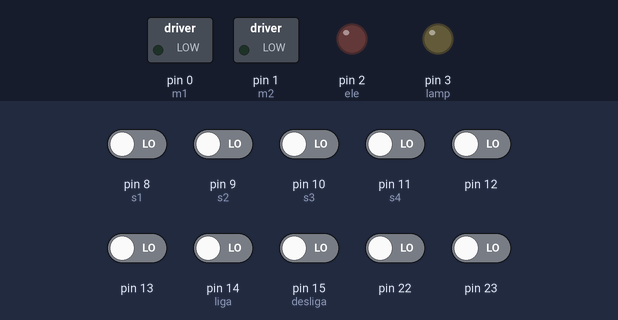
The sketch below on a simulated Arduino Uno, built with avr-gcc and run on an emulated ATmega328P. Parts: switched loads named in the sketch (green lamp = pin HIGH), output pins drawn as LEDs (lit = HIGH). The inputs (shaded band) are chosen by the test bench; at power-on: pin 8 (s1), pin 9 (s2), pin 10 (s3), pin 11 (s4), pin 12, pin 13, pin 14 (liga), pin 15 (desliga), pin 22, pin 23 LOW.

Above: at 0.8 s.
0.9 s: pin 14 (liga) driven HIGH
At 2.1 s:
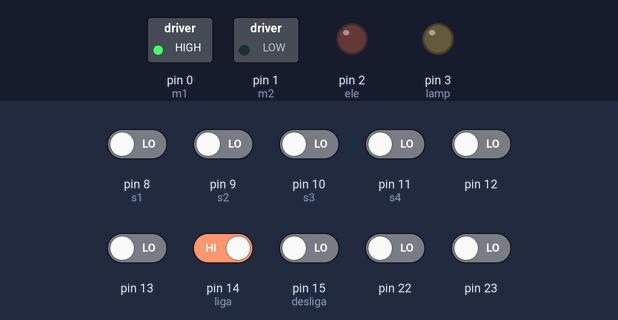
2.4 s: pin 8 (s1) driven HIGH
At 3.5 s:
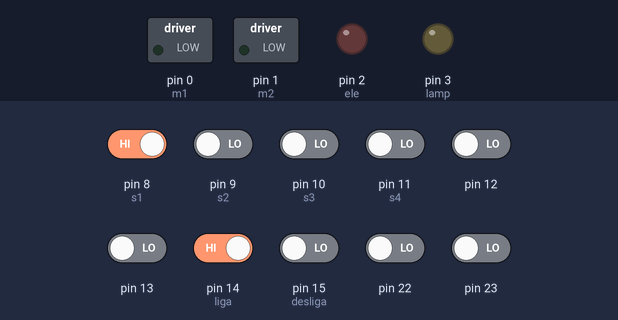
5.4 s: pin 15 (desliga) driven LOW
6.9 s: pin 9 (s2) driven HIGH
At 9.3 s:
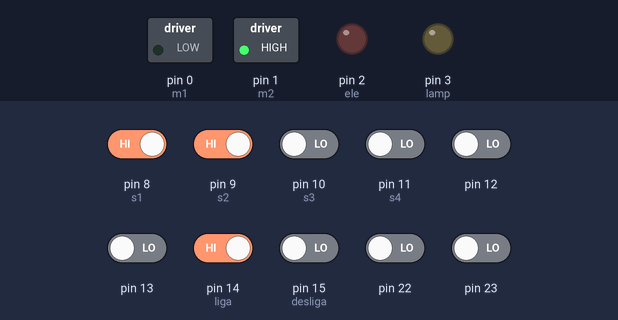
Timing chart, 0 to 10.8 s (numbered marks = the images above; inputs shaded):
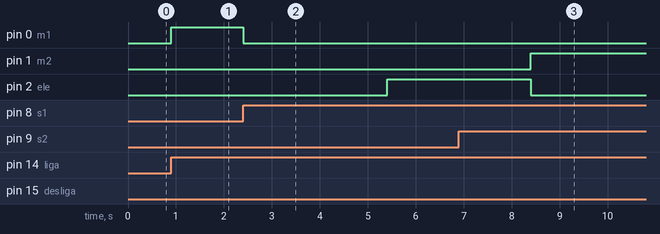

Measured:
- after the input at 0.9 s, pin 0 (m1): LOW → HIGH at once
- after the input at 2.4 s, pin 0 (m1): HIGH → LOW at once
- after the input at 6.9 s, pin 1 (m2): LOW → HIGH after 1.5 s; pin 2 (ele): HIGH → LOW after 1.5 s

The sketch:

Exercicio3_Relatorio1.ino
```cpp
#define desliga (1 << PC1)
#define liga (1 << PC0)
#define s1 (1 << PB0)
#define s2 (1 << PB1)
#define s3 (1 << PB2)
#define s4 (1 << PB3)
#define lamp (1 << PD3)
#define m1 (1 << PD0)
#define m2 (1 << PD1)
#define ele (1 << PD2) 

#define ESPERA 10
#define ESTEIRA1 20
#define ELEVADOR 30
#define ESTEIRA2 40
#define VERIF 50

int main()
{
  // Declarando as saídas:
  DDRD = lamp + m1 + m2 + ele;
  PORTD &= ~(lamp + m1 + m2 + ele);

  short int estado = ESPERA;
  for (;;)
  {

    short int Desliga;
    Desliga = PINC & desliga;

    if (Desliga == desliga)
      estado = ESPERA;

    switch (estado)
    {

    case ESPERA:

      PORTD &= ~(lamp + m1 + m2 + ele);
      short int Liga;
      Liga = PINC & liga;
      if (Liga == liga)
        estado = ESTEIRA1;

      break;

    case ESTEIRA1:
      PORTD |= m1;

      short int S1;
      S1 = PINB & s1;
      if (S1 == s1)
        estado = ELEVADOR;

      break;

    case ELEVADOR:
      PORTD &= ~(m1);
      _delay_ms(3000);
      PORTD |= ele;

      short int S2;
      S2 = PINB & s2;

      if (S2 == s2)
        estado = ESTEIRA2;

      break;

    case ESTEIRA2:

      PORTD &= ~ele;
      PORTD |= m2;

      short int S3, S4;

      S3 = PINB & s3;
      S4 = PINB & s4;

      if (S3 == s3)
        estado = VERIF;

      else if (S4 == s4)
        estado = ESPERA;

      break;

    case VERIF:

      PORTD &= ~m2;
      for (int i = 0; i <= 6; i++)
      {
        PORTD |= lamp;
        _delay_ms(250);
        PORTD &= ~lamp;
        _delay_ms(250);
      }
      estado = ESTEIRA2;

      break;
    }

  }
}
```

main.cpp
```cpp
// Declaração de bibliotecas
#include <Arduino.h>

// Declaração de constantes
#define LIGA (1 << PB0)
#define DESLIGA (1 << PB1)
#define SENSOR (1 << PB3)
#define ALARME (1 << PD6)
#define MOTOR (1 << PD2)

#define LIGA_PRESSED !(PINB & LIGA)
#define DESLIGA_PRESSED !(PINB & DESLIGA)
#define SENSOR_PRESSED !(PINB & SENSOR)

// Declaração de variáveis globais

// Declaração de funções

// Diagrama de pinagens
// Fluxograma
// Código

int main()
{
    // Direcionamento das Portas (DDRx) - Modificar só os pinos de saída
    DDRB = 0;              // Todos os pinos do portal são entradas
    DDRD = ALARME | MOTOR; // PD6 como saída (Alarme) e PD2 como saída (Motor)

    PORTD &= ~(MOTOR | ALARME); // Desligar o motor e o alarme

    // Loop infinito
    while (1)
    {
        // se liga estiver pressionado ligar e sensor desligado
        if (LIGA_PRESSED && SENSOR_PRESSED)
        {
            PORTD &= ~ALARME; // Desligar o alarme
            PORTD |= MOTOR;   // Ligar o motor
        }

        // se desliga estiver pressionado desligar o motor
        if (DESLIGA_PRESSED)
        {
            PORTD &= ~MOTOR; // Desligar o motor
        }

        // se sensor estiver acionado desligar o motor
        if (SENSOR_PRESSED)
        {
            PORTD &= ~MOTOR;
            PORTD |= ALARME;
        }
    }
    return 0;
}
```
